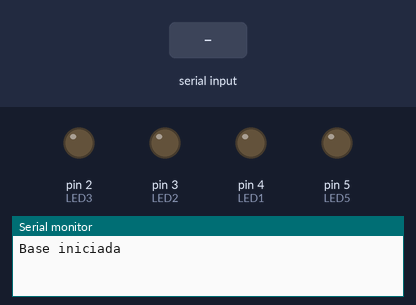
A sketch run on a simulated Arduino Uno, built with avr-gcc and run on an emulated ATmega328P. Parts: output pins drawn as LEDs (lit = HIGH), the last lines printed to the serial monitor. The inputs (shaded band) are chosen by the test bench. No radio packets arrive unless stated.

Above: at 1.2 s.
1.3 s: "1" received over Serial
At 2.1 s:
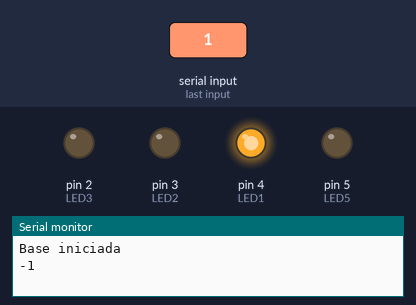
2.8 s: "2" received over Serial
At 3.3 s:
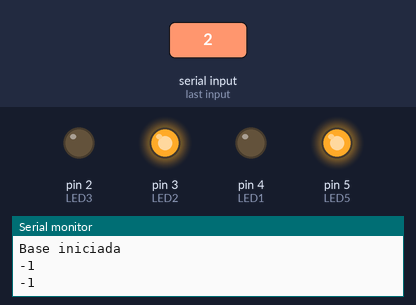
4.3 s: "3" received over Serial
At 5.5 s:
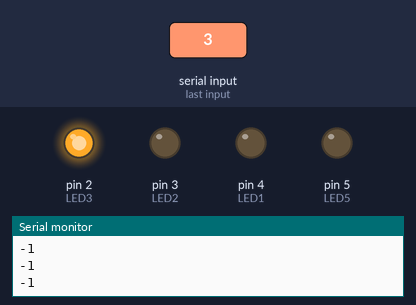
5.8 s: "0" received over Serial
At 7.1 s:
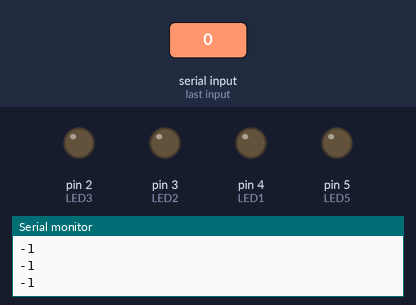
Timing chart, 0 to 8.8 s (numbered marks = the images above; inputs shaded):
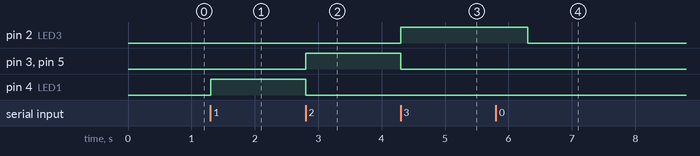

The sketch:

nrf24Send.ino
```cpp
#include <SPI.h>  // incluye libreria SPI para comunicacion con el modulo
#include <RH_NRF24.h> // incluye la seccion NRF24 de la libreria RadioHead
#define LED5 5
#define LED1 4
#define LED2 3
#define LED3 2

RH_NRF24 nrf24;   // crea objeto con valores por defecto para bus SPI
// y pin digital numero 8 para CE

void setup() {
  //Asignamos los puertos de entrada
  pinMode(LED1, OUTPUT);
  pinMode(LED2, OUTPUT);
  pinMode(LED3, OUTPUT);
  pinMode(LED5, OUTPUT);

  //Iniciamos la comunicación con el puerto serie
  Serial.begin(9600);
  if (!nrf24.init())    // si falla inicializacion de modulo muestra texto
    Serial.println("fallo de inicializacion");
  if (!nrf24.setChannel(2)) // si falla establecer canal muestra texto
    Serial.println("fallo en establecer canal");
  if (!nrf24.setRF(RH_NRF24::DataRate2Mbps, RH_NRF24::TransmitPower0dBm)) // si falla opciones
    Serial.println("fallo en opciones RF");             // RF muestra texto

  Serial.println("Base iniciada");  // texto para no comenzar con ventana vacia
}

void loop() {
  if (Serial.available() > 0) {
      int input = Serial.read();
      Serial.println(Serial.read());
      digitalWrite(LED5, HIGH);
      envios(input);
  }
}
void envios(int datos) {
  switch (datos) {
    case '1'://Entrada
      digitalWrite(LED1, HIGH);
      digitalWrite(LED2, LOW);
      digitalWrite(LED3, LOW);
      digitalWrite(LED5, LOW);
      if (nrf24.available()) {
        uint8_t buf[RH_NRF24_MAX_MESSAGE_LEN];  // buffer con longitud maxima de 32 bytes
        uint8_t len = sizeof(buf);      // obtiene longitud de la cadena
        if (nrf24.recv(buf, &len))      // si hay informacion valida en el buffer
        {
          Serial.print("Computadora: ");   // muestra texto
          Serial.println((char*)buf);   // muestra contenido del buffer
          uint8_t data1[] = "Prendido";
          nrf24.send(data1, sizeof(data1));   // envia texto
          nrf24.waitPacketSent();     // espera hasta realizado el envio
        } else {
          Serial.println("fallo en recepcion"); // muestra texto
        }
      }
      delay(1000);
      break;
    case '2'://Salida
      digitalWrite(LED1, LOW);
      digitalWrite(LED2, HIGH);
      digitalWrite(LED3, LOW);
      if (nrf24.available()) {
        uint8_t buf[RH_NRF24_MAX_MESSAGE_LEN];
        uint8_t len = sizeof(buf);
        if (nrf24.recv(buf, &len))
        {
          Serial.print("Computadora: ");
          Serial.println((char*)buf);
          uint8_t data2[] = "Salida";
          nrf24.send(data2, sizeof(data2));
          nrf24.waitPacketSent();
        } else {
          Serial.println("fallo en recepcion");
        }
      }
      delay(1000);
      break;
    case '3'://Defectuoso
      digitalWrite(LED1, LOW);
      digitalWrite(LED2, LOW);
      digitalWrite(LED3, HIGH);
      digitalWrite(LED5, LOW);
      if (nrf24.available()) {
        uint8_t buf[RH_NRF24_MAX_MESSAGE_LEN];
        uint8_t len = sizeof(buf);
        if (nrf24.recv(buf, &len))
        {
          Serial.print("Computadora: ");
          Serial.println((char*)buf);
          uint8_t data3[] = "Defectuoso";
          nrf24.send(data3, sizeof(data3));
          nrf24.waitPacketSent();
        } else {
          Serial.println("fallo en recepcion");
        }
      }
      delay(2000);
      break;
    case '0'://Banda Apagada
      digitalWrite(LED1, LOW);
      digitalWrite(LED2, LOW);
      digitalWrite(LED3, LOW);
      digitalWrite(LED5, LOW);
    break;
    default://Banda Prendida
      digitalWrite(LED1, LOW);
      digitalWrite(LED2, LOW);
      digitalWrite(LED3, LOW);
      digitalWrite(LED5, HIGH);
    return;
  }
}
```

Measured:
- after the input at 1.3 s, pin 4 (LED1): LOW → HIGH at once
- after the input at 2.8 s, pin 3 (LED2), pin 5 (LED5): LOW → HIGH at once; pin 4 (LED1): HIGH → LOW at once
- after the input at 4.3 s, pin 2 (LED3): LOW → HIGH at once; pin 3 (LED2), pin 5 (LED5): HIGH → LOW at once
- after the input at 5.8 s, pin 2 (LED3): HIGH → LOW after 0.50 s
